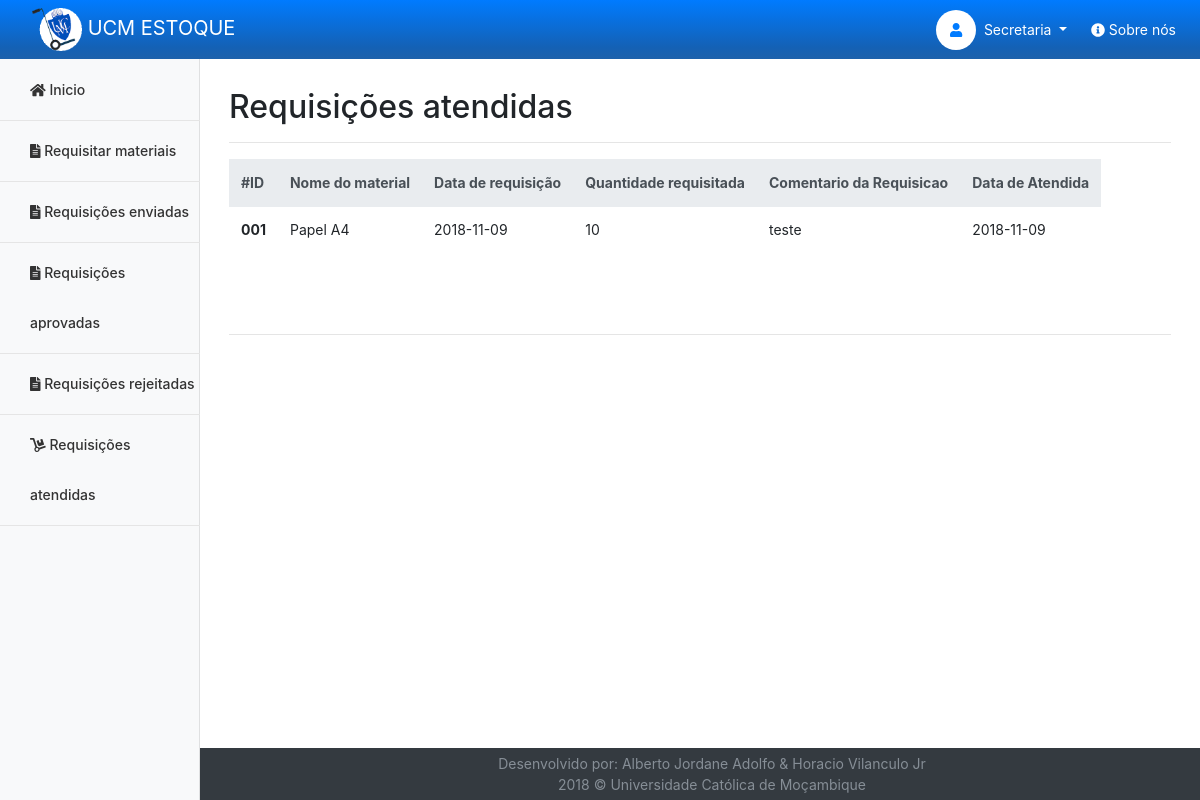
The page /responsavel-departamento/atendidas.php (signed in) on the database its author committed.
### tables this page shows
CREATE TABLE IF NOT EXISTS `requisicoes` (
  `idrequisicao` int(11) NOT NULL AUTO_INCREMENT,
  `quantidade` int(11) NOT NULL,
  `data` date DEFAULT NULL,
  `estado` varchar(45) DEFAULT NULL,
  `comentario` text,
  `comentarioGestor` mediumtext,
  `fk_material` int(11) DEFAULT NULL,
  `fk_us` int(11) NOT NULL,
  PRIMARY KEY (`idrequisicao`),
  KEY `fk_material` (`fk_material`),
  KEY `fk_us` (`fk_us`)
);

CREATE TABLE IF NOT EXISTS `material` (
  `idmaterial` int(11) NOT NULL AUTO_INCREMENT,
  `nomeMaterial` varchar(45) NOT NULL,
  `quantidade` int(11) NOT NULL DEFAULT '0',
  `dataEntrada` date NOT NULL,
  `qtdSaida` int(11) DEFAULT '0',
  `qtdEstoque` int(11) DEFAULT '0',
  `novaqtd` int(11) DEFAULT '0',
  `dataSaida` date DEFAULT NULL,
  `categoria_idcategoria` int(11) NOT NULL,
  `fornecedor_idfornecedor` int(11) DEFAULT NULL,
  `estado` varchar(20) NOT NULL,
  PRIMARY KEY (`idmaterial`),
  KEY `categoria_fk` (`categoria_idcategoria`) USING BTREE,
  KEY `fornecedor_fk` (`fornecedor_idfornecedor`) USING BTREE
);

### responsavel-departamento/atendidas.php (the view, shortened to what this page needs)
<?php
include_once 'php/conexao.php';
?>
<!doctype html>
<html lang="pt-PT">
    <head>
        <link href="../css/responsavel-departamento/mobile-first/mobile-first-responsavel-departamento-requisicoes-atendidas.css" rel="stylesheet">
        <link href="../css/bootstrap.min.css" rel="stylesheet">
         <link href="../dataTables/css/trasnform.css" rel="stylesheet">
         <link href="../dataTables/css/dataTables.bootstrap4.min.css" rel="stylesheet">
        <link rel="stylesheet" href="../css/flexboxgrid.min.css">
        <link href="../css/responsavel-departamento/responsavel-departamento-requisicoes-atendidas.css" rel="stylesheet">
    </head>
    <body>
        <header>
            <nav class="navbar navbar-expand-md fixed-top navbar-dark">
                <a class="navbar-brand pt-0 pb-0" href="inicio.php">
                    <img src="../img/logo.gif" class="d-inline-block img-fluid img-thubnail logo ml-3 w-6" id="logo">
                    UCM ESTOQUE
                </a>
                <div class="collapse navbar-collapse justify-content-end navcollapse" id="navbarNavDropdown">
                    <ul class="navbar-nav">
                        <li class="nav-item">
                            <div class="d-inline-block bg-white " id="foto-usuario">
                                <a class="nav-link text-primary"><i class="fas fa-user"></i></a>
                            </div>
                        </li>
                        <li class="nav-item dropdown">
                            <a class="nav-link dropdown-toggle text-white mr-2" href="#" id="perfil" data-toggle="dropdown" aria-haspopup="true" aria-expanded="false">
                                 <?php if(isset($_SESSION['unome'])){
                                    echo $_SESSION['unome'];
                                }?>
                            </a>
                        </li>
                        <li class="nav-item">
                            <a class="nav-link active text-white" href="about.php" id="sobre">
                                <i class="fas fa-info-circle"></i>
                                Sobre nós
                            </a>
                        </li>
                    </ul>
                </div>
            </nav>
        </header>
        <div class="container-fluid pl-0 pr-0">
            <div class="row w-100 mr-0 ml-0">
                                <nav class="col-md-2 d-md-block bg-light sidebar collapse bd-links navcollapse" id="siderbar-nav">
                    <div class="sidebar-sticky ">
                        <ul class="nav flex-column">
                            <li class="nav-item ">
                                <a class="nav-link" href="inicio.php">
                                    <i class="fas fa-home"></i>
                                    <span class="hidden-sm">Inicio</span>
                                </a>
                            </li>
                            <li class="nav-item ">
                                <a class="nav-link" href="requisitar.php">
                                    <i class="fas fa-file-alt"></i>
                                    <span class="hidden-sm ">Requisitar materiais</span>
                                </a>
                            </li>
                            <li class="nav-item">
                                <a class="nav-link" href="enviadas.php">
                                    <i class="fas fa-file-alt"></i>
                                    <span class="hidden-sm">Requisições enviadas</span>
                                </a>
                            </li>
                            <li class="nav-item ">
                                <a class="nav-link" href="aprovadas.php">
                                    <i class="fas fa-file-alt" ></i>
                                    <span class="hidden-sm" >Requisições aprovadas</span>
                                </a>
                            </li>
                            <li class="nav-item ">
                                <a class="nav-link" href="rejeitadas.php">
                                    <i class="fas fa-file-alt" ></i>
                                    <span class="hidden-sm" >Requisições rejeitadas</span>
                                </a>
                            </li>
                            <li class="nav-item ">
                                <a class="nav-link" href="atendidas.php">
                                    <i class="fas fa-dolly" ></i>
                                    <span class="hidden-sm" >Requisições atendidas</span>
                                </a>
                            </li>
                        </ul>
                    </div>
                </nav>
                <main role="main" class="col-md-10 ml-auto col-xl-10 col-lg-10">
                    <section class="mx-4 pt-4">
                        <div class="d-flex justify-content-between flex-wrap flex-md-nowrap align-items-center pt-3 pb-2 mb-3 border-bottom">
                            <h1 class="h2">Requisições atendidas</h1>
                        </div>
                        <div id="tabela">
                            <table class="table table-responsive  table-hover" id="tabela1">
                                <thead class="thead-light">
                                    <tr>
                                        <th scope="col">#ID</th>
                                        <th scope="col">Nome do material</th>
                                        <th scope="col">Data de requisição</th>
                                        <th scope="col">Quantidade  requisitada</th>
                                        <th scope="col">Comentario da Requisicao</th>
                                        <th scope="col">Data de Atendida</th>
                                    </tr>
                                </thead>
                                   <tbody>
                                <?php
                                $select = "SELECT requisicoes.idrequisicao, requisicoes.quantidade, requisicoes.data, requisicoes.estado, requisicoes.comentario, requisicoes.comentarioGestor, material.nomeMaterial, material.dataSaida"
                                        . " from requisicoes INNER JOIN material on material.idmaterial=requisicoes.fk_material where requisicoes.estado='Atendida' AND requisicoes.fk_us='".$_SESSION['id']."'";
                               $resultado = $conn->prepare($select);
                                $resultado->execute();
                                while ($linhas = $resultado->fetch(PDO::FETCH_ASSOC)) {
                                    ?>
                                        <tr>
                                            <th scope="row">00<?php echo $linhas['idrequisicao']; ?></th>
                                            <td><?php echo $linhas['nomeMaterial']; ?></td>
                                            <td><?php echo $linhas['data']; ?></td>
                                            <td><?php echo $linhas['quantidade']; ?></td>
                                            <td><?php echo $linhas['comentario']; ?></td>
                                            <td><?php echo $linhas['dataSaida']; ?></td>
                                        </tr>
                                    <?php
                                }
                                ?>
                                          </tbody>
                            </table>
                        </div>
                        <hr>
                    </section>
                    <footer class="footer  bg-dark pr-4 pl-5 center-sm center-lg center-md">
                        <span class="text-muted">
                            Desenvolvido por:
                            Alberto Jordane Adolfo &
                            Horacio Vilanculo Jr<br>
                            2018 © Universidade Católica de Moçambique
                        </span>
                    </footer>
                </main>
            </div>
        </div>
    </body>
</html>

### css/responsavel-departamento/responsavel-departamento-requisicoes-atendidas.css (style rules this page uses)
* { margin: 0; padding: 0; box-sizing: border-box; }
body { font-size: .875rem; }
.sidebar { position: fixed; top: 0; bottom: 0; left: 0; z-index: 100; padding: 48px 0 0; box-shadow: inset -1px 0 0 rgba(0, 0, 0, .1); }
.sidebar-sticky { position: relative; top: 0; height: calc(100vh - 48px); padding-top:12px; overflow-x: hidden; overflow-y: auto; }
.sidebar .nav-link { font-weight: 500; color: #333; padding: 5px; padding-left: 30px; line-height: 50px; border-bottom: 1px solid #e5e5e5; }
[role="main"] { padding-top: 48px; padding-left: 5px; padding-right: 5px; min-height: 100vh; }
section { padding-bottom: 100px; }
.footer { position: absolute; bottom: 0; padding-top: 5px; padding-bottom: 5px; right: 0px; width: 100%; }
#logo { width: 50px; padding-top: 8px; padding-bottom: 8px; }
.navbar { background-image: linear-gradient(#007bff, #1461b5 80%, #1d61ab); padding-top: 0; padding-bottom: 0; }
nav .navbar-collapse .navbar-nav li a { padding-top: 19px; padding-bottom: 19px; }
.border-bottom { border-bottom: 1px solid #e5e5e5; }
#foto-usuario { width: 40px; height: 40px; margin-top: 10px; border-radius: 100%; }
#foto-usuario a.nav-link { line-height: 40px; padding: 0; text-align: center; }
#tabela { width: 100%; padding-bottom: 50px; }

### rows shown on the page
requisicoes: idrequisicao "1", fk_material.nomeMaterial "Papel A4", data "2018-11-09", quantidade "10", comentario "teste", fk_material.dataSaida "2018-11-09"

### other values the page prints
$_SESSION['unome'] "Secretaria"
